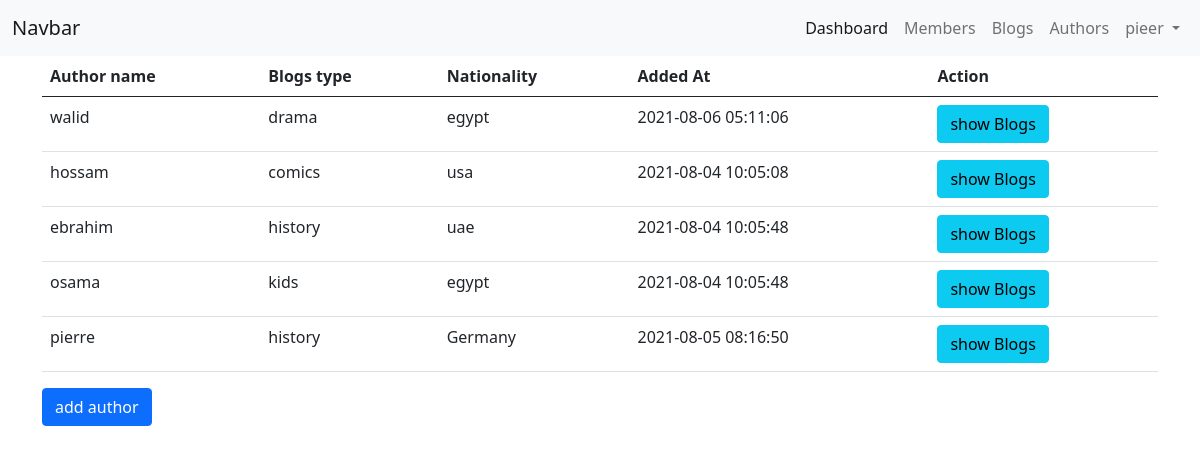
/authors.php (signed in), run on the app's committed database.
### tables this page shows
CREATE TABLE `authors` (
  `author_id` int(4) NOT NULL,
  `author_name` varchar(121) NOT NULL,
  `blogs_type` varchar(121) NOT NULL,
  `nationality` varchar(121) NOT NULL,
  `added_at` timestamp NOT NULL DEFAULT current_timestamp() ON UPDATE current_timestamp()
);

### authors.php (the view, shortened to what this page needs)
<?php
$action= isset($_GET['do'])?$_GET['do']:'index';
?>
<?php require "config.php"?>
<?php include "includes/header.php"?>
<?php include "includes/navbar.php"?>
<?php if($action == 'index'):?>
<?php
   $stmt= $connection->prepare('SELECT * FROM authors');
   $stmt->execute();
   $authors= $stmt->fetchAll();
   ?>
<div class="container">
    <table class="table">
        <thead>
            <tr>
                <th>Author name</th>
                <th>Blogs type</th>
                <th>Nationality</th>
                <th>Added At</th>
                <th>Action</th>
            </tr>
        </thead>
        <tbody>
            <?php foreach($authors as $author):?>
            <tr>
                <td><?= $author['author_name']?></td>
                <td><?= $author['blogs_type']?></td>
                <td><?= $author['nationality']?></td>
                <td><?= $author['added_at']?></td>
                <td>
                    <a class="btn btn-info" href="authors.php?do=show&selection=<?= $author['author_id']?>">show Blogs</a>
                </td>
            </tr>
            <?php endforeach?>
        </tbody>
    </table>
    <a class="btn btn-primary" href="authors.php?do=create">add author</a>
</div>
<?php else:?>
<h1>404 Page not found</h1>
<?php endif?>
<?php include "includes/footer.php"?>

### data on the page
authors: author_name "walid", blogs_type "drama", nationality "egypt", added_at "2021-08-06 05:11:06"
authors: author_name "hossam", blogs_type "comics", nationality "usa", added_at "2021-08-04 10:05:08"
authors: author_name "ebrahim", blogs_type "history", nationality "uae", added_at "2021-08-04 10:05:48"
authors: author_name "osama", blogs_type "kids", nationality "egypt", added_at "2021-08-04 10:05:48"
authors: author_name "pierre", blogs_type "history", nationality "Germany", added_at "2021-08-05 08:16:50"

### other printed values
$_SESSION['FULLNAME'] "pieer"
